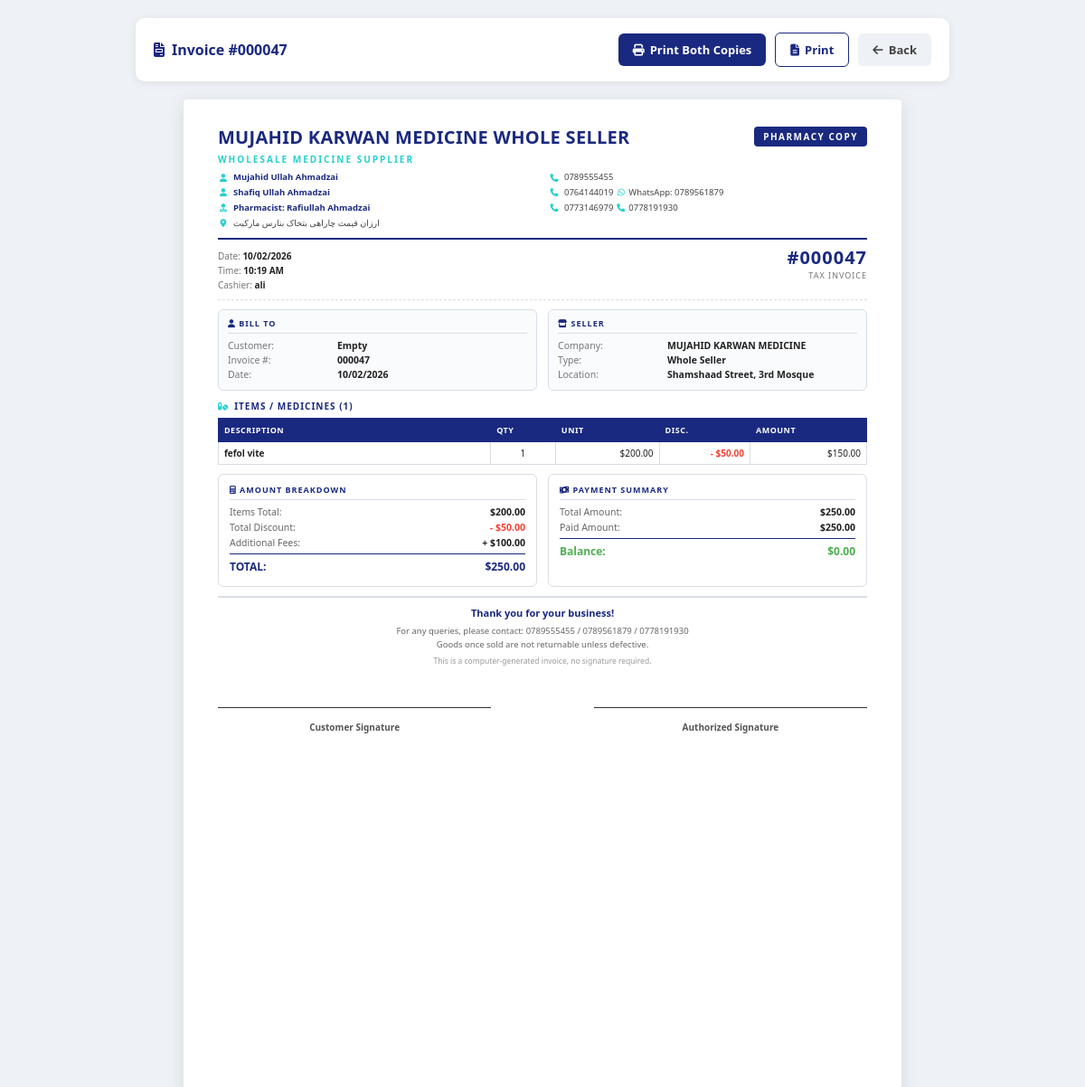
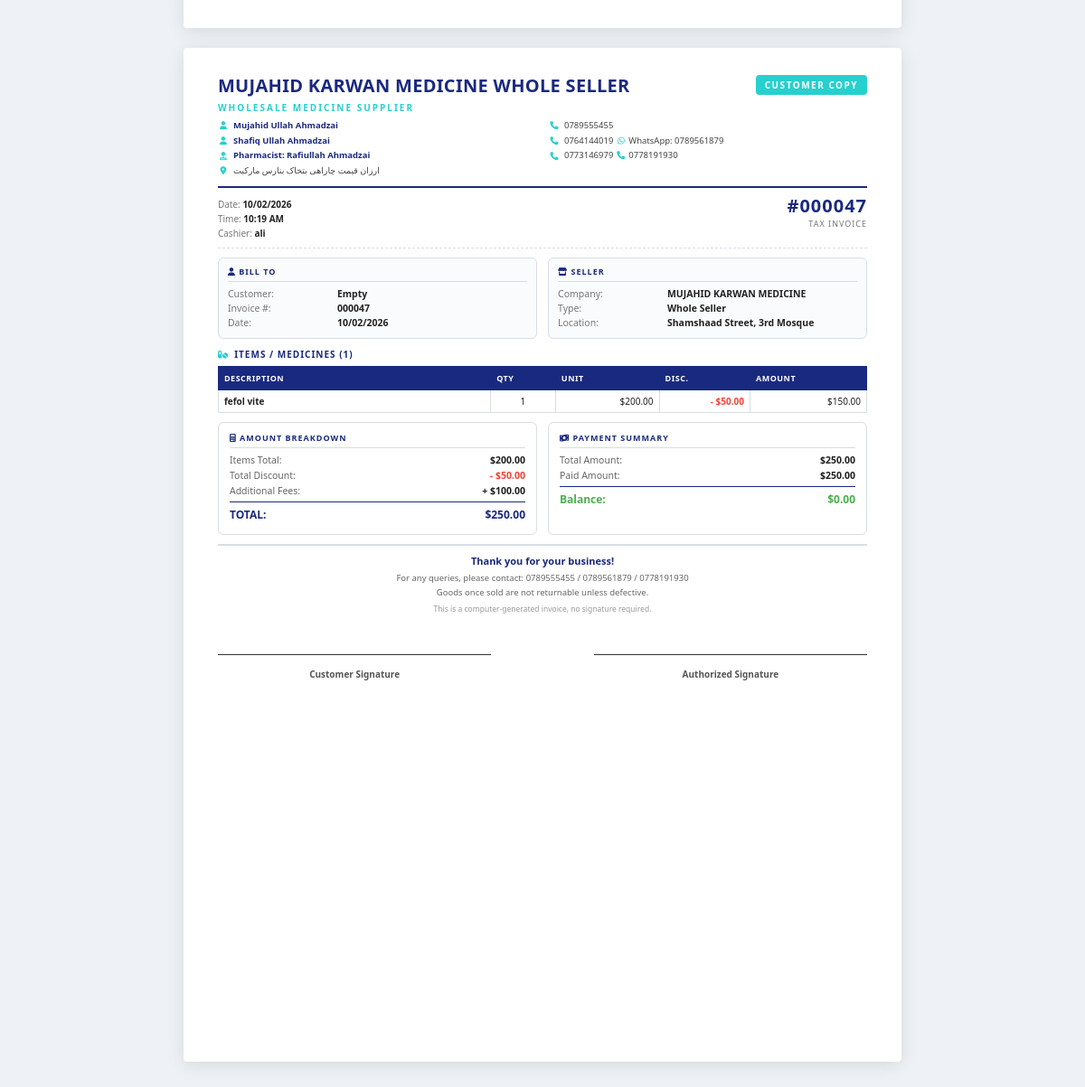
The page /view_sale.php?id=47 on the database its author committed (2 pictures, top to bottom).
### tables this page shows
CREATE TABLE `sales` (
  `sale_id` int(11) NOT NULL,
  `user_id` int(11) NOT NULL,
  `customer_name` varchar(100) NOT NULL,
  `doctor_fee` decimal(10,2) DEFAULT 0.00,
  `operation_fee` decimal(10,2) DEFAULT 0.00,
  `total_amount` decimal(10,2) NOT NULL,
  `sale_date` timestamp NOT NULL DEFAULT current_timestamp()
);

CREATE TABLE `users` (
  `id` int(11) NOT NULL,
  `username` varchar(100) NOT NULL,
  `password` varchar(255) NOT NULL,
  `created_at` datetime DEFAULT current_timestamp()
);

CREATE TABLE `sale_items` (
  `sale_item_id` int(11) NOT NULL,
  `sale_id` int(11) NOT NULL,
  `medicine_id` int(11) NOT NULL,
  `quantity` int(11) NOT NULL,
  `price_out` decimal(10,2) NOT NULL,
  `bonus_or_discount` decimal(10,2) DEFAULT 0.00,
  `subtotal` decimal(10,2) NOT NULL
);

CREATE TABLE `medicines` (
  `id` int(11) NOT NULL,
  `name` varchar(150) NOT NULL,
  `company_name` varchar(150) NOT NULL,
  `type` varchar(100) NOT NULL,
  `gram` varchar(50) NOT NULL,
  `manufacture_date` date NOT NULL,
  `expire_date` date NOT NULL,
  `price_in` decimal(10,2) NOT NULL,
  `price_out` decimal(10,2) NOT NULL,
  `amount` decimal(10,2) NOT NULL DEFAULT 0.00
);

### view_sale.php (the view, shortened to what this page needs)
<?php
require_once 'db.php';
$sale_id = 0;
if(isset($_GET['id'])) {
    $id_value = $_GET['id'];
    $sale_id = (int)$id_value;
} else {
    die("<h2>Error: No Sale ID Provided</h2>");
}
$stmt = $conn->prepare("SELECT * FROM sales WHERE sale_id = ?");
$stmt->bind_param("i", $sale_id);
$stmt->execute();
$result = $stmt->get_result();
$sale = $result->fetch_assoc();
$items = [];
$itemsStmt = $conn->prepare("
    SELECT si.*, m.name as medicine_name, m.price_out as medicine_price
    FROM sale_items si
    JOIN medicines m ON si.medicine_id = m.id
    WHERE si.sale_id = ?
");
if($itemsStmt) {
    $itemsStmt->bind_param("i", $sale_id);
    $itemsStmt->execute();
    $itemsResult = $itemsStmt->get_result();
    while($item = $itemsResult->fetch_assoc()) {
        $items[] = $item;
    }
} else {
    die("Error preparing items query: " . $conn->error);
}
$user = ['username' => 'Unknown'];
$userStmt = $conn->prepare("SELECT username FROM users WHERE id = ?");
if($userStmt) {
    $userStmt->bind_param("i", $sale['user_id']);
    $userStmt->execute();
    $userResult = $userStmt->get_result();
    if($userData = $userResult->fetch_assoc()) {
        $user = $userData;
    }
}
$paid_amount = 0;
$balanceStmt = $conn->prepare("SELECT COALESCE(SUM(payment_amount), 0) as paid_amount FROM payments WHERE sale_id = ?");
if($balanceStmt) {
    $balanceStmt->bind_param("i", $sale_id);
    $balanceStmt->execute();
    $balanceResult = $balanceStmt->get_result();
    if($balanceData = $balanceResult->fetch_assoc()) {
        $paid_amount = $balanceData['paid_amount'] ?? 0;
    }
}
$total_amount = $sale['total_amount'] ?? 0;
$balance = $total_amount - $paid_amount;
$total_discount_display = 0;
$before_discount_total = 0;
foreach($items as $item) {
    $quantity = $item['quantity'] ?? 0;
    $unit_price = $item['price_out'] ?? 0;
    $discount_per_unit = $item['bonus_or_discount'] ?? 0;
    $discount_total = $discount_per_unit * $quantity;
    $total_discount_display += $discount_total;
    $before_discount_total += ($unit_price * $quantity);
}
$additional_fees = 0;
$additional_fees += isset($sale['doctor_fee']) ? $sale['doctor_fee'] : 0;
$additional_fees += isset($sale['operation_fee']) ? $sale['operation_fee'] : 0;
$additional_fees += isset($sale['other_fee']) ? $sale['other_fee'] : 0;
$split_items = count($items) > 10;
$half = ceil(count($items) / 2);
$left_items = $split_items ? array_slice($items, 0, $half) : $items;
$right_items = $split_items ? array_slice($items, $half) : [];
?>
<!DOCTYPE html>
<html lang="en">
<head>
    <link rel="stylesheet" href="https://cdnjs.cloudflare.com/ajax/libs/font-awesome/6.4.0/css/all.min.css">
</head>
<body>
<div class="print-controls">
    <h1>
        <i class="fas fa-file-invoice"></i>
        Invoice #<?php echo str_pad($sale_id, 6, '0', STR_PAD_LEFT); ?>
    </h1>
    <button class="btn btn-primary" onclick="window.print()">
        <i class="fas fa-print"></i> Print Both Copies
    </button>
    <button class="btn btn-secondary-outline" onclick="window.print()">
        <i class="fas fa-file-alt"></i> Print
    </button>
    <a href="javascript:history.back()" class="btn btn-secondary">
        <i class="fas fa-arrow-left"></i> Back
    </a>
</div>
<?php
function render_invoice($copy_type, $sale_id, $sale, $items, $user, $paid_amount, $balance,
                        $total_amount, $before_discount_total, $total_discount_display,
                        $additional_fees, $left_items, $right_items, $split_items) {
?>
    <div class="invoice-page">
        <div class="copy-badge <?php echo $copy_type === 'pharmacy' ? 'pharmacy' : 'customer'; ?>">
            <?php echo $copy_type === 'pharmacy' ? 'Pharmacy Copy' : 'Customer Copy'; ?>
        </div>
        <div class="inv-header">
            <div class="inv-brand">
                <h1>MUJAHID KARWAN MEDICINE WHOLE SELLER</h1>
                <div class="tagline">Wholesale Medicine Supplier</div>
                <div class="contact-grid">
                    <div class="item">
                        <i class="fas fa-user"></i>
                        <strong>Mujahid Ullah Ahmadzai</strong>
                    </div>
                    <div class="item">
                        <i class="fas fa-phone"></i>
                        <span>0789555455</span>
                    </div>
                    <div class="item">
                        <i class="fas fa-user"></i>
                        <strong>Shafiq Ullah Ahmadzai</strong>
                    </div>
                    <div class="item">
                        <i class="fas fa-phone"></i>
                        <span>0764144019   <i class="fab fa-whatsapp"></i>
                        <span>WhatsApp: 0789561879</span></span>
                    </div>
                    <div class="item">
                        <i class="fas fa-user-md"></i>
                        <strong>Pharmacist: Rafiullah Ahmadzai</strong>
                    </div>
                    <div class="item">
                        <i class="fas fa-phone"></i>
                        <span>0773146979    <i class="fas fa-phone"></i>
                        <span>0778191930   </span>  </span>
                    </div>
                      <div class="item">
                        <i class="fas fa-map-marker-alt"></i>
                        <span>ارزان قیمت چاراهی بتخاک بنارس مارکیت</span>
                    </div>
                </div>
            </div>
        </div>
        <div class="inv-meta-row">
            <div class="meta-block">
                <div><span class="label">Date:</span> <span class="value"><?php echo date('d/m/Y', strtotime($sale['sale_date'] ?? 'now')); ?></span></div>
                <div><span class="label">Time:</span> <span class="value"><?php echo date('h:i A', strtotime($sale['sale_date'] ?? 'now')); ?></span></div>
                <div><span class="label">Cashier:</span> <span class="value"><?php echo htmlspecialchars($user['username']); ?></span></div>
            </div>
            <div class="invoice-no">
                <div class="big">#<?php echo str_pad($sale_id, 6, '0', STR_PAD_LEFT); ?></div>
                <div class="sub">Tax Invoice</div>
            </div>
        </div>
        <div class="party-row">
            <div class="party-box">
                <div class="title"><i class="fas fa-user"></i> Bill To</div>
                <div class="row"><div class="lbl">Customer:</div><div class="val"><?php echo htmlspecialchars($sale['customer_name'] ?? 'Walk-in Customer'); ?></div></div>
                <div class="row"><div class="lbl">Invoice #:</div><div class="val"><?php echo str_pad($sale_id, 6, '0', STR_PAD_LEFT); ?></div></div>
                <div class="row"><div class="lbl">Date:</div><div class="val"><?php echo date('d/m/Y', strtotime($sale['sale_date'] ?? 'now')); ?></div></div>
            </div>
            <div class="party-box">
                <div class="title"><i class="fas fa-store"></i> Seller</div>
                <div class="row"><div class="lbl">Company:</div><div class="val">MUJAHID KARWAN MEDICINE</div></div>
                <div class="row"><div class="lbl">Type:</div><div class="val">Whole Seller</div></div>
                <div class="row"><div class="lbl">Location:</div><div class="val">Shamshaad Street, 3rd Mosque</div></div>
            </div>
        </div>
        <div class="items-title"><i class="fas fa-pills"></i> Items / Medicines (<?php echo count($items); ?>)</div>
        <?php if ($split_items && count($right_items) > 0): ?>
            <div class="items-two-col">
                <?php render_items_table($left_items); ?>
                <?php render_items_table($right_items); ?>
            </div>
        <?php else: ?>
            <?php render_items_table($items); ?>
        <?php endif; ?>
        <div class="summary-row">
            <div class="summary-box">
                <div class="title"><i class="fas fa-calculator"></i> Amount Breakdown</div>
                <div class="line">
                    <span class="lbl">Items Total:</span>
                    <span class="val">$<?php echo number_format($before_discount_total, 2); ?></span>
                </div>
                <?php if($total_discount_display > 0): ?>
                <div class="line">
                    <span class="lbl">Total Discount:</span>
                    <span class="val discount">- $<?php echo number_format($total_discount_display, 2); ?></span>
                </div>
                <?php endif; ?>
                <?php if($additional_fees > 0): ?>
                <div class="line">
                    <span class="lbl">Additional Fees:</span>
                    <span class="val">+ $<?php echo number_format($additional_fees, 2); ?></span>
                </div>
                <?php endif; ?>
                <div class="line grand">
                    <span>TOTAL:</span>
                    <span>$<?php echo number_format($total_amount, 2); ?></span>
                </div>
            </div>
            <div class="summary-box">
                <div class="title"><i class="fas fa-money-bill-wave"></i> Payment Summary</div>
                <div class="line">
                    <span class="lbl">Total Amount:</span>
                    <span class="val">$<?php echo number_format($total_amount, 2); ?></span>
                </div>
                <div class="line">
                    <span class="lbl">Paid Amount:</span>
                    <span class="val">$<?php echo number_format($paid_amount, 2); ?></span>
                </div>
                <div class="line grand" style="color: <?php echo $balance > 0 ? 'var(--danger-color)' : 'var(--success-color)'; ?>;">
                    <span>Balance:</span>
                    <span>$<?php echo number_format(abs($balance), 2); ?></span>
                </div>
            </div>
        </div>
        <div class="inv-footer">
            <div class="thank">Thank you for your business!</div>
            <div>For any queries, please contact: 0789555455 / 0789561879 / 0778191930</div>
            <div>Goods once sold are not returnable unless defective.</div>
            <div style="margin-top: 4px; font-size: 8.5px; color: #999;">
                This is a computer-generated invoice, no signature required.
            </div>
        </div>
        <div class="sign-row">
            <div class="sign-box"><div class="lbl">Customer Signature</div></div>
            <div class="sign-box"><div class="lbl">Authorized Signature</div></div>
        </div>
    </div>
<?php
}
function render_items_table($items) {
?>
    <table class="items-table">
        <thead>
            <tr>
                <th width="42%">Description</th>
                <th width="10%" class="text-center">Qty</th>
                <th width="16%" class="text-right">Unit</th>
                <th width="14%" class="text-right">Disc.</th>
                <th width="18%" class="text-right">Amount</th>
            </tr>
        </thead>
        <tbody>
            <?php foreach($items as $item):
                $quantity = $item['quantity'] ?? 0;
                $unit_price = $item['price_out'] ?? 0;
                $discount_per_unit = $item['bonus_or_discount'] ?? 0;
                $discount_total = $discount_per_unit * $quantity;
                $subtotal = ($unit_price * $quantity) - $discount_total;
            ?>
            <tr>
                <td class="medicine-name"><?php echo htmlspecialchars($item['medicine_name'] ?? 'N/A'); ?></td>
                <td class="text-center"><?php echo $quantity; ?></td>
                <td class="text-right">$<?php echo number_format($unit_price, 2); ?></td>
                <td class="text-right discount">- $<?php echo number_format($discount_total, 2); ?></td>
                <td class="text-right">$<?php echo number_format($subtotal, 2); ?></td>
            </tr>
            <?php endforeach; ?>
        </tbody>
    </table>
<?php
}
?>
<?php
render_invoice(
    'pharmacy', $sale_id, $sale, $items, $user, $paid_amount, $balance,
    $total_amount, $before_discount_total, $total_discount_display,
    $additional_fees, $left_items, $right_items, $split_items
);
?>
<?php
render_invoice(
    'customer', $sale_id, $sale, $items, $user, $paid_amount, $balance,
    $total_amount, $before_discount_total, $total_discount_display,
    $additional_fees, $left_items, $right_items, $split_items
);
?>
</body>
</html>

### rows shown on the page
sales: sale_date "10/02/2026 10/02/2026", sale_date "10:19 AM 10:19 AM", customer_name "Empty Empty", total_amount "250.00 250.00", total_amount "250.00"
users: username "ali ali"
sale_items: medicine.name "fefol vite", quantity "1", price_out "200.00", bonus_or_discount "50.00", subtotal "150.00"

### other values the page prints
str_pad($sale_id, 6, '0', STR_PAD_LEFT) "000047"
str_pad($sale_id, 6, '0', STR_PAD_LEFT) "000047 000047"
count($items) "1 1"
$before_discount_total "200.00 200.00"
$total_discount_display "50.00 50.00"
$additional_fees "100.00 100.00"
$paid_amount "250.00"
abs($balance) "0.00 0.00"
